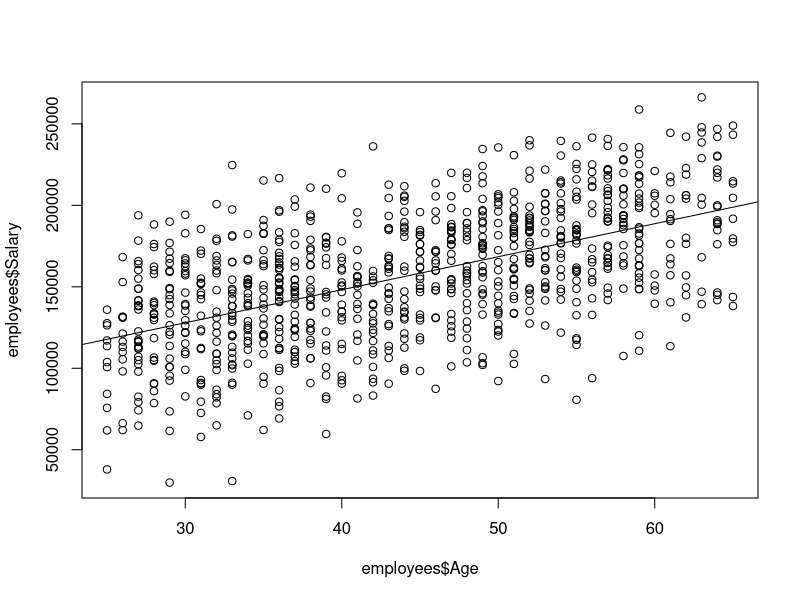

The R source for this figure:
library(tidyverse)
employees <- read_csv("_build/data/employee_data.csv")
employees$Salary <- parse_number(employees$Salary)
employees$Start_Date <- parse_date(employees$Start_Date, format = "%m/%d/%Y")
degreeLevels <- c("High School", "Associate's", "Bachelor's", "Master's", "Ph.D")
employees$Degree <- parse_factor(employees$Degree, levels = degreeLevels, ordered = TRUE)

modelAge <- lm(Salary ~ Age, data = employees)
modelAge

plot(employees$Age, employees$Salary)
abline(modelAge)
